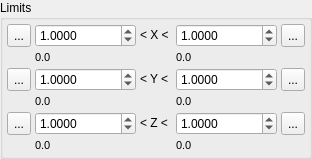
             <widget class="QGroupBox" name="LimitsGroup">
              <property name="title">
               <string>Limits</string>
              </property>
              <layout class="QHBoxLayout" name="horizontalLayout_9">
               <property name="spacing">
                <number>4</number>
               </property>
               <property name="margin">
                <number>4</number>
               </property>
               <item>
                <layout class="QGridLayout" name="gridLayout_2">
                 <property name="spacing">
                  <number>4</number>
                 </property>
                 <item row="2" column="0">
                  <widget class="QToolButton" name="LimitYMinSetMinimumButton">
                   <property name="maximumSize">
                    <size>
                     <width>24</width>
                     <height>24</height>
                    </size>
                   </property>
                   <property name="toolTip">
                    <string>Set to minimum source data value</string>
                   </property>
                   <property name="text">
                    <string>...</string>
                   </property>
                   <property name="icon">
                    <iconset resource="icons.qrc">
                     <normaloff>:/fqplot/icons/toleftlimit.svg</normaloff>:/fqplot/icons/toleftlimit.svg</iconset>
                   </property>
                  </widget>
                 </item>
                 <item row="4" column="3">
                  <widget class="QLabel" name="ZAxisLabel">
                   <property name="sizePolicy">
                    <sizepolicy hsizetype="Minimum" vsizetype="Preferred">
                     <horstretch>0</horstretch>
                     <verstretch>0</verstretch>
                    </sizepolicy>
                   </property>
                   <property name="text">
                    <string>&lt; Z &lt;</string>
                   </property>
                  </widget>
                 </item>
                 <item row="0" column="0">
                  <widget class="QToolButton" name="LimitXMinSetMinimumButton">
                   <property name="maximumSize">
                    <size>
                     <width>24</width>
                     <height>24</height>
                    </size>
                   </property>
                   <property name="toolTip">
                    <string>Set to minimum source data value</string>
                   </property>
                   <property name="text">
                    <string>...</string>
                   </property>
                   <property name="icon">
                    <iconset resource="icons.qrc">
                     <normaloff>:/fqplot/icons/toleftlimit.svg</normaloff>:/fqplot/icons/toleftlimit.svg</iconset>
                   </property>
                  </widget>
                 </item>
                 <item row="2" column="4">
                  <widget class="QDoubleSpinBox" name="LimitYMaxSpin">
                   <property name="sizePolicy">
                    <sizepolicy hsizetype="Expanding" vsizetype="Fixed">
                     <horstretch>0</horstretch>
                     <verstretch>0</verstretch>
                    </sizepolicy>
                   </property>
                   <property name="decimals">
                    <number>4</number>
                   </property>
                   <property name="minimum">
                    <double>-1000000.000000000000000</double>
                   </property>
                   <property name="maximum">
                    <double>1000000.000000000000000</double>
                   </property>
                   <property name="value">
                    <double>1.000000000000000</double>
                   </property>
                  </widget>
                 </item>
                 <item row="0" column="4">
                  <widget class="QDoubleSpinBox" name="LimitXMaxSpin">
                   <property name="sizePolicy">
                    <sizepolicy hsizetype="Expanding" vsizetype="Fixed">
                     <horstretch>0</horstretch>
                     <verstretch>0</verstretch>
                    </sizepolicy>
                   </property>
                   <property name="decimals">
                    <number>4</number>
                   </property>
                   <property name="minimum">
                    <double>-1000000.000000000000000</double>
                   </property>
                   <property name="maximum">
                    <double>1000000.000000000000000</double>
                   </property>
                   <property name="value">
                    <double>1.000000000000000</double>
                   </property>
                  </widget>
                 </item>
                 <item row="4" column="1">
                  <widget class="QDoubleSpinBox" name="LimitZMinSpin">
                   <property name="sizePolicy">
                    <sizepolicy hsizetype="Expanding" vsizetype="Fixed">
                     <horstretch>0</horstretch>
                     <verstretch>0</verstretch>
                    </sizepolicy>
                   </property>
                   <property name="decimals">
                    <number>4</number>
                   </property>
                   <property name="minimum">
                    <double>-1000000.000000000000000</double>
                   </property>
                   <property name="maximum">
                    <double>1000000.000000000000000</double>
                   </property>
                   <property name="value">
                    <double>1.000000000000000</double>
                   </property>
                  </widget>
                 </item>
                 <item row="0" column="1">
                  <widget class="QDoubleSpinBox" name="LimitXMinSpin">
                   <property name="sizePolicy">
                    <sizepolicy hsizetype="Expanding" vsizetype="Fixed">
                     <horstretch>0</horstretch>
                     <verstretch>0</verstretch>
                    </sizepolicy>
                   </property>
                   <property name="decimals">
                    <number>4</number>
                   </property>
                   <property name="minimum">
                    <double>-1000000.000000000000000</double>
                   </property>
                   <property name="maximum">
                    <double>1000000.000000000000000</double>
                   </property>
                   <property name="value">
                    <double>1.000000000000000</double>
                   </property>
                  </widget>
                 </item>
                 <item row="4" column="4">
                  <widget class="QDoubleSpinBox" name="LimitZMaxSpin">
                   <property name="sizePolicy">
                    <sizepolicy hsizetype="Expanding" vsizetype="Fixed">
                     <horstretch>0</horstretch>
                     <verstretch>0</verstretch>
                    </sizepolicy>
                   </property>
                   <property name="decimals">
                    <number>4</number>
                   </property>
                   <property name="minimum">
                    <double>-1000000.000000000000000</double>
                   </property>
                   <property name="maximum">
                    <double>1000000.000000000000000</double>
                   </property>
                   <property name="value">
                    <double>1.000000000000000</double>
                   </property>
                  </widget>
                 </item>
                 <item row="2" column="1">
                  <widget class="QDoubleSpinBox" name="LimitYMinSpin">
                   <property name="sizePolicy">
                    <sizepolicy hsizetype="Expanding" vsizetype="Fixed">
                     <horstretch>0</horstretch>
                     <verstretch>0</verstretch>
                    </sizepolicy>
                   </property>
                   <property name="decimals">
                    <number>4</number>
                   </property>
                   <property name="minimum">
                    <double>-1000000.000000000000000</double>
                   </property>
                   <property name="maximum">
                    <double>1000000.000000000000000</double>
                   </property>
                   <property name="value">
                    <double>1.000000000000000</double>
                   </property>
                  </widget>
                 </item>
                 <item row="3" column="1">
                  <widget class="QLabel" name="LimitYMinLabel">
                   <property name="font">
                    <font>
                     <pointsize>8</pointsize>
                    </font>
                   </property>
                   <property name="text">
                    <string>0.0</string>
                   </property>
                  </widget>
                 </item>
                 <item row="1" column="1">
                  <widget class="QLabel" name="LimitXMinLabel">
                   <property name="font">
                    <font>
                     <pointsize>8</pointsize>
                    </font>
                   </property>
                   <property name="text">
                    <string>0.0</string>
                   </property>
                  </widget>
                 </item>
                 <item row="1" column="4">
                  <widget class="QLabel" name="LimitXMaxLabel">
                   <property name="font">
                    <font>
                     <pointsize>8</pointsize>
                    </font>
                   </property>
                   <property name="text">
                    <string>0.0</string>
                   </property>
                  </widget>
                 </item>
                 <item row="5" column="1">
                  <widget class="QLabel" name="LimitZMinLabel">
                   <property name="font">
                    <font>
                     <pointsize>8</pointsize>
                    </font>
                   </property>
                   <property name="text">
                    <string>0.0</string>
                   </property>
                  </widget>
                 </item>
                 <item row="3" column="4">
                  <widget class="QLabel" name="LimitYMaxLabel">
                   <property name="font">
                    <font>
                     <pointsize>8</pointsize>
                    </font>
                   </property>
                   <property name="text">
                    <string>0.0</string>
                   </property>
                  </widget>
                 </item>
                 <item row="5" column="4">
                  <widget class="QLabel" name="LimitZMaxLabel">
                   <property name="font">
                    <font>
                     <pointsize>8</pointsize>
                    </font>
                   </property>
                   <property name="text">
                    <string>0.0</string>
                   </property>
                  </widget>
                 </item>
                 <item row="0" column="3">
                  <widget class="QLabel" name="XAxisLabel">
                   <property name="sizePolicy">
                    <sizepolicy hsizetype="Minimum" vsizetype="Preferred">
                     <horstretch>0</horstretch>
                     <verstretch>0</verstretch>
                    </sizepolicy>
                   </property>
                   <property name="text">
                    <string>&lt; X &lt; </string>
                   </property>
                  </widget>
                 </item>
                 <item row="2" column="3">
                  <widget class="QLabel" name="YAxisLabel">
                   <property name="sizePolicy">
                    <sizepolicy hsizetype="Minimum" vsizetype="Preferred">
                     <horstretch>0</horstretch>
                     <verstretch>0</verstretch>
                    </sizepolicy>
                   </property>
                   <property name="text">
                    <string>&lt; Y &lt;</string>
                   </property>
                  </widget>
                 </item>
                 <item row="4" column="0">
                  <widget class="QToolButton" name="LimitZMinSetMinimumButton">
                   <property name="maximumSize">
                    <size>
                     <width>24</width>
                     <height>24</height>
                    </size>
                   </property>
                   <property name="toolTip">
                    <string>Set to minimum source data value</string>
                   </property>
                   <property name="text">
                    <string>...</string>
                   </property>
                   <property name="icon">
                    <iconset resource="icons.qrc">
                     <normaloff>:/fqplot/icons/toleftlimit.svg</normaloff>:/fqplot/icons/toleftlimit.svg</iconset>
                   </property>
                  </widget>
                 </item>
                 <item row="0" column="5">
                  <widget class="QToolButton" name="LimitXMaxSetMaximumButton">
                   <property name="maximumSize">
                    <size>
                     <width>24</width>
                     <height>24</height>
                    </size>
                   </property>
                   <property name="toolTip">
                    <string>Set to maximum source data value</string>
                   </property>
                   <property name="text">
                    <string>...</string>
                   </property>
                   <property name="icon">
                    <iconset resource="icons.qrc">
                     <normaloff>:/fqplot/icons/torightlimit.svg</normaloff>:/fqplot/icons/torightlimit.svg</iconset>
                   </property>
                  </widget>
                 </item>
                 <item row="2" column="5">
                  <widget class="QToolButton" name="LimitYMaxSetMaximumButton">
                   <property name="maximumSize">
                    <size>
                     <width>24</width>
                     <height>24</height>
                    </size>
                   </property>
                   <property name="toolTip">
                    <string>Set to maximum source data value</string>
                   </property>
                   <property name="text">
                    <string>...</string>
                   </property>
                   <property name="icon">
                    <iconset resource="icons.qrc">
                     <normaloff>:/fqplot/icons/torightlimit.svg</normaloff>:/fqplot/icons/torightlimit.svg</iconset>
                   </property>
                  </widget>
                 </item>
                 <item row="4" column="5">
                  <widget class="QToolButton" name="LimitZMaxSetMaximumButton">
                   <property name="maximumSize">
                    <size>
                     <width>24</width>
                     <height>24</height>
                    </size>
                   </property>
                   <property name="toolTip">
                    <string>Set to maximum source data value</string>
                   </property>
                   <property name="text">
                    <string>...</string>
                   </property>
                   <property name="icon">
                    <iconset resource="icons.qrc">
                     <normaloff>:/fqplot/icons/torightlimit.svg</normaloff>:/fqplot/icons/torightlimit.svg</iconset>
                   </property>
                  </widget>
                 </item>
                </layout>
               </item>
              </layout>
             </widget>
